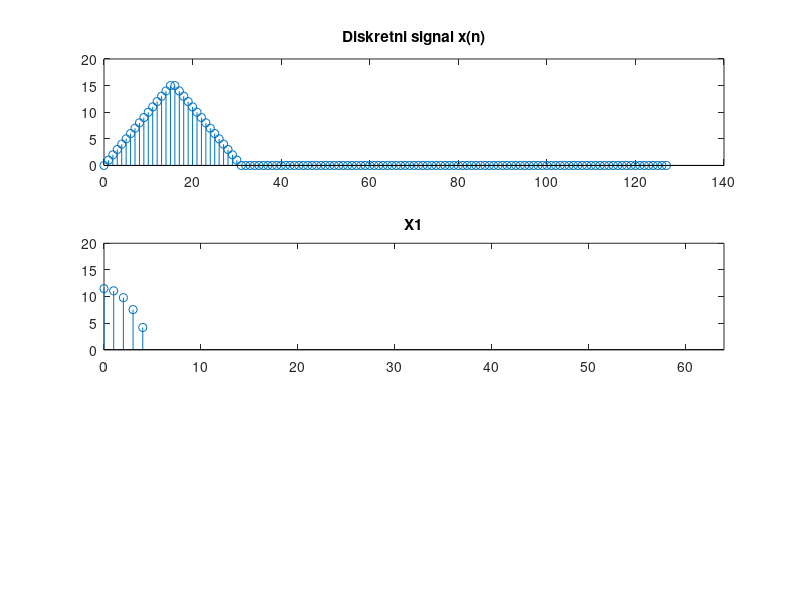

MATLAB code for this plot:
%definisanje diskretnog signala
n = 0 : 127;
N = 128;
x = [n(1:16) 31-n(17:32) zeros(1, 128-32)];

%racunanje spektra u istom broju tacaka kolika je duzina signala
X1 = 2*abs(fft(x))/N;
X1 = 20*log10(X1);
figure
subplot (3, 1, 1), stem(0:length(x)-1, x), title ('Diskretni signal x(n)');
subplot (3, 1, 2), stem(0:length(X1)-1, X1), title ('X1');
axis([0 64 0 20])
